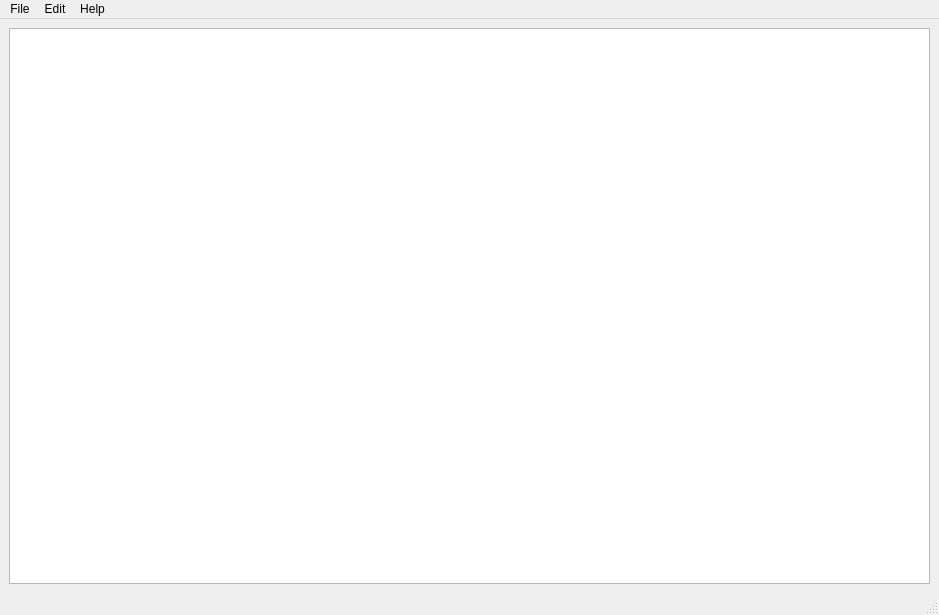
<?xml version="1.0" encoding="UTF-8"?>
<ui version="4.0">
 <class>Editor</class>
 <widget class="QMainWindow" name="Editor">
  <property name="geometry">
   <rect>
    <x>0</x>
    <y>0</y>
    <width>939</width>
    <height>615</height>
   </rect>
  </property>
  <property name="windowTitle">
   <string>MainWindow</string>
  </property>
  <widget class="QWidget" name="centralwidget">
   <layout class="QHBoxLayout" name="horizontalLayout">
    <item>
     <widget class="QPlainTextEdit" name="TextEdit"/>
    </item>
   </layout>
  </widget>
  <widget class="QStatusBar" name="statusBar"/>
  <widget class="QMenuBar" name="menuBar">
   <property name="geometry">
    <rect>
     <x>0</x>
     <y>0</y>
     <width>939</width>
     <height>24</height>
    </rect>
   </property>
   <widget class="QMenu" name="menu">
    <property name="title">
     <string>File</string>
    </property>
    <addaction name="separator"/>
    <addaction name="actionNew"/>
    <addaction name="actionOpen"/>
    <addaction name="actionSave"/>
    <addaction name="actionSave_as"/>
    <addaction name="actionExit"/>
   </widget>
   <widget class="QMenu" name="menuSettings">
    <property name="title">
     <string>Edit</string>
    </property>
    <widget class="QMenu" name="menuColor_scheme">
     <property name="title">
      <string>Color scheme</string>
     </property>
     <addaction name="actionLightScheme"/>
     <addaction name="actionDarkScheme"/>
     <addaction name="actionSolarizedTheme"/>
    </widget>
    <addaction name="menuColor_scheme"/>
    <addaction name="actionFont"/>
   </widget>
   <widget class="QMenu" name="menuHelp">
    <property name="title">
     <string>Help</string>
    </property>
   </widget>
   <addaction name="menu"/>
   <addaction name="menuSettings"/>
   <addaction name="menuHelp"/>
  </widget>
  <action name="actionNew">
   <property name="checkable">
    <bool>false</bool>
   </property>
   <property name="text">
    <string>New</string>
   </property>
  </action>
  <action name="actionOpen">
   <property name="text">
    <string>Open</string>
   </property>
  </action>
  <action name="actionSave">
   <property name="text">
    <string>Save</string>
   </property>
  </action>
  <action name="actionSave_as">
   <property name="text">
    <string>Save as</string>
   </property>
  </action>
  <action name="action1">
   <property name="text">
    <string>1</string>
   </property>
  </action>
  <action name="action2">
   <property name="text">
    <string>2</string>
   </property>
  </action>
  <action name="action3">
   <property name="text">
    <string>3</string>
   </property>
  </action>
  <action name="action4">
   <property name="text">
    <string>4</string>
   </property>
  </action>
  <action name="action5">
   <property name="text">
    <string>5</string>
   </property>
  </action>
  <action name="actionExit">
   <property name="text">
    <string>Exit</string>
   </property>
  </action>
  <action name="actionPaste">
   <property name="text">
    <string>Copy</string>
   </property>
  </action>
  <action name="actionUndo">
   <property name="text">
    <string>Paste</string>
   </property>
  </action>
  <action name="actionUndo_2">
   <property name="text">
    <string>Undo</string>
   </property>
  </action>
  <action name="actionRedo">
   <property name="text">
    <string>Redo</string>
   </property>
  </action>
  <action name="actionLightScheme">
   <property name="text">
    <string>light</string>
   </property>
  </action>
  <action name="actionDarkScheme">
   <property name="text">
    <string>dark</string>
   </property>
  </action>
  <action name="actionSolarizedTheme">
   <property name="text">
    <string>solarized</string>
   </property>
  </action>
  <action name="actionFont">
   <property name="text">
    <string>Font</string>
   </property>
  </action>
  <action name="actionAbout">
   <property name="text">
    <string>About</string>
   </property>
  </action>
 </widget>
 <resources/>
 <connections/>
</ui>
